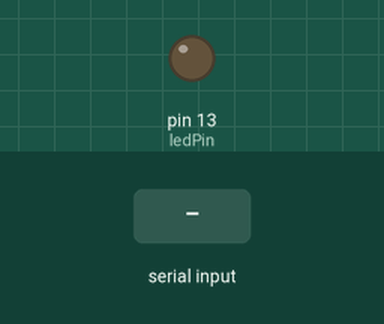
Recording of a sketch running on a simulated Arduino Uno, built with avr-gcc and run on an emulated ATmega328P. On the bench: output pins drawn as LEDs (lit = HIGH). Dashed ring = blinking. The test bench sets the inputs (shaded band). Random numbers use the default seed unless the sketch sets one; what the sketch prints to the serial monitor is not drawn.

Above: at 1.2 s.
1.3 s: "90,45\n" received over Serial
At 1.7 s:
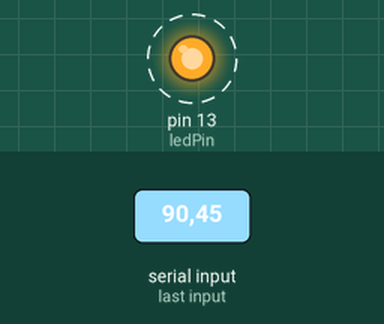
Timing chart, 0 to 10.3 s (numbered marks = the images above; inputs shaded):
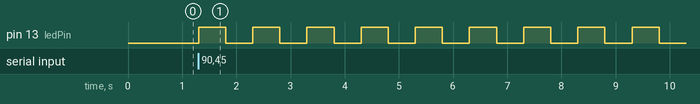

The sketch:

communication.ino
```cpp
int ledPin = 13;

void setup() {
  Serial.begin(9600);
  pinMode(ledPin, OUTPUT);
  Serial.println("Arduino Ready!");
}

void loop() {
  if (Serial.available() > 0) {

    int blinkTimes = Serial.parseInt();

    if (blinkTimes > 0) {


      for (int i = 0; i < blinkTimes; i++) {
        digitalWrite(ledPin, HIGH);
        delay(500);
        digitalWrite(ledPin, LOW);
        delay(500);
      }

      int sleepTime = random(1, 9);
      Serial.println(sleepTime);
    }
  }
}
```

Measured:
- after the input at 1.3 s, pin 13 (ledPin): alternates HIGH for 0.50 s and LOW for 0.50 s, starting at once
